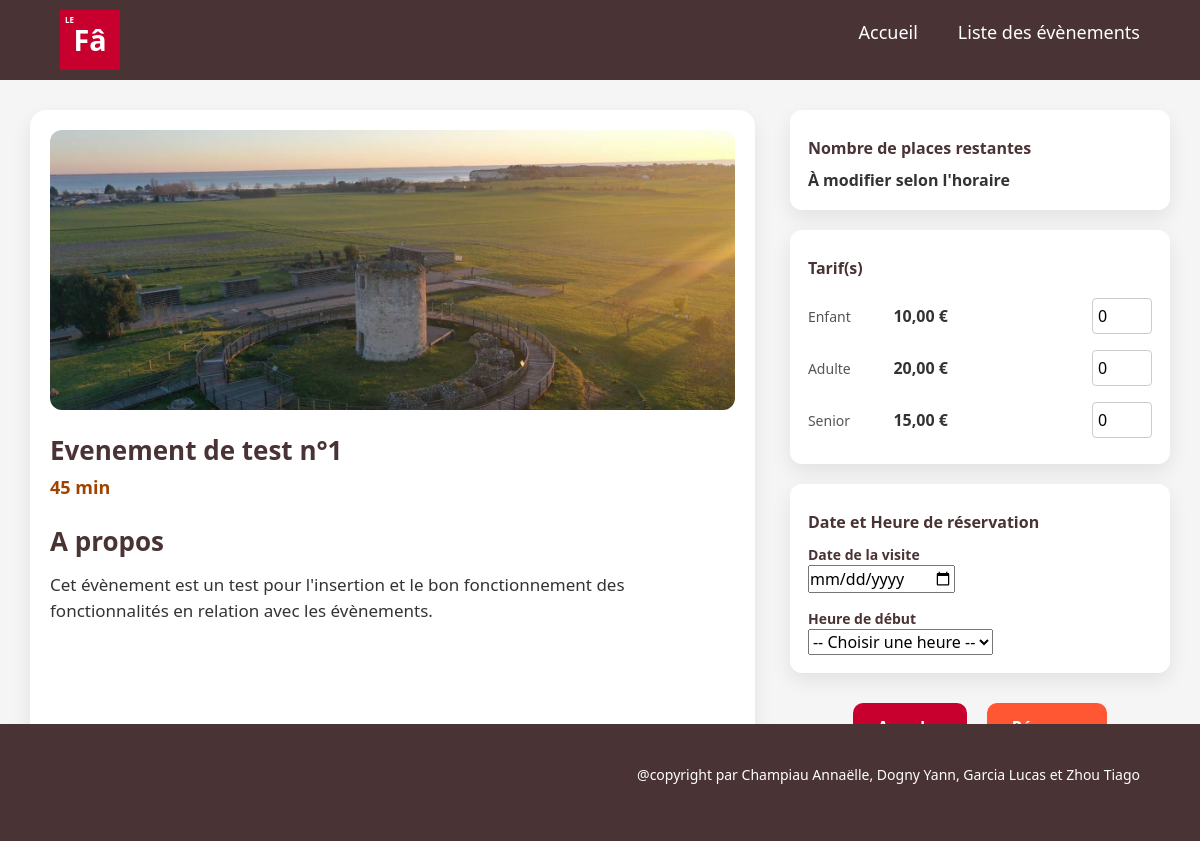
/site/index.php?controleur=Event&action=afficherUn&id=1, run on the app's committed database.
### tables this page shows
CREATE TABLE Evenement (
  idEvent INT NOT NULL AUTO_INCREMENT,
  libelleEvent VARCHAR(100) NOT NULL,
  descriptionEvent VARCHAR(500) NOT NULL,
  CONSTRAINT Evenement_PK PRIMARY KEY (idEvent)
);

CREATE TABLE Tarif (
  idTarif INT NOT NULL AUTO_INCREMENT,
  libelleTarif VARCHAR(50) NOT NULL,
  prix DOUBLE NOT NULL,
  CONSTRAINT Tarif_PK PRIMARY KEY (idTarif)
);

### site/modeles/BaseEvenementDAO.php (called while the page is built, shortened)
<?php
include_once 'BaseDAO.php';
include_once 'Evenement.php';
include_once 'Tarif.php';
class BaseEvenementDAO extends BaseDAO
{
    public function getUnEvenement(int $idEvent): ?Evenement
    {
        try {
            $sql = "SELECT idEvent, libelleEvent, descriptionEvent
                    FROM Evenement
                    WHERE idEvent = ?";
            $stmt = $this->prepare($sql);
            $stmt->execute([$idEvent]);
            $ligne = $stmt->fetch(PDO::FETCH_ASSOC);
            return new Evenement(
                (int)$ligne['idEvent'],
                (string)$ligne['libelleEvent'],
                (string)$ligne['descriptionEvent']
            );
        } catch (Exception $e) {
            echo "Erreur : " . $e->getMessage();
            return null;
        }
    }
    public function getLesTarifs(): array
    {
        try {
            $sql = "SELECT idTarif, libelleTarif, prix FROM Tarif";
            $stmt = $this->prepare($sql);
            $stmt->execute();
            $rows = $stmt->fetchAll(PDO::FETCH_ASSOC);
            $tarifs = [];
            foreach ($rows as $ligne) {
                $tarifs[] = new Tarif(
                    (int)$ligne['idTarif'],
                    (string)$ligne['libelleTarif'],
                    (float)$ligne['prix']
                );
            }
            return $tarifs;
        } catch (Exception $e) {
            echo "Erreur : " . $e->getMessage();
            return [];
        }
    }
}

### site/modeles/BaseDAO.php (called while the page is built, shortened)
<?php
class BaseDAO
{
    protected PDO $db;
    protected function setConnexionBase(string $dsn, string $user, string $mdp, array $options): void
    {
        try {
            $this->db = new PDO($dsn, $user, $mdp, $options);
        } catch (PDOException $erreur) {
            die('Erreur de connexion à la base de données : ' . $erreur->getMessage());
        }
    }
    protected function prepare(string $sql): PDOStatement
    {
        return $this->db->prepare($sql);
    }
}

### site/modeles/Evenement.php (called while the page is built, shortened)
<?php
class Evenement
{
    private string $libelleEvent;
    private string $descriptionEvent;
    public function __construct(int $id, string $lib, string $desc)
    {
        $this->libelleEvent = $lib;
        $this->descriptionEvent = $desc;
    }
    public function getLibEvent(): string
    {
        return $this->libelleEvent;
    }
    public function getDescEvent(): string
    {
        return $this->descriptionEvent;
    }
}

### site/modeles/Tarif.php (called while the page is built)
<?php
class Tarif
{
    private int $idTarif;
    private string $libelleTarif;
    private float $prix;
    public function __construct(int $idTarif, string $libelleTarif, float $prix)
    {
        $this->idTarif = $idTarif;
        $this->libelleTarif = $libelleTarif;
        $this->prix = $prix;
    }
    public function getIdTarif(): int
    {
        return $this->idTarif;
    }
    public function getLibelleTarif(): string
    {
        return $this->libelleTarif;
    }
    public function getPrix(): float
    {
        return $this->prix;
    }
}

### site/vues/eventDetail.php (the view, shortened to what this page needs)
<div class="details-container">
    <div class="details-left">
        <img src="../images/musee.jpg" class="details-img" alt="Image de l'événement">
        <link rel="stylesheet" href="../styles/styleEventDetail.css">
        <div class="details-info">
            <h2 class="title"><?= htmlspecialchars($event->getLibEvent()) ?></h2>
            <span class="duration">45 min</span>
        </div>
        <h2 class="title">A propos</h2>
        <p class="description">
            <?= nl2br(htmlspecialchars($event->getDescEvent())) ?>
        </p>
    </div>
    <div class="details-right">
        <div class="bloc">
            <div class="bloc-title">Nombre de places restantes</div>
            <div class="bloc-value" style="text-align: left;">
                <?= "À modifier selon l'horaire" ?>
            </div>
        </div>
        <form method="POST" action="index.php?action=reservation">
            <div class="bloc">
                <div class="bloc-title">Tarif(s)</div>
                <table style="width: 100%; border-collapse: collapse; margin-top: 10px;">
                    <?php foreach ($tarifs as $tarif): ?>
                        <tr>
                            <td class="sub" style="padding: 8px 0;">
                                <?= htmlspecialchars($tarif->getLibelleTarif()) ?>
                            </td>
                            <td class="bloc-value" style="padding: 8px 0;">
                                <?= number_format($tarif->getPrix(), 2, ',', ' ') ?> €
                            </td>
                            <td style="padding: 8px 0 8px 15px; text-align: right;">
                                <input type="number"
                                       name="panier[<?= $tarif->getIdTarif() ?>]"
                                       min="0"
                                       value="0"
                                       placeholder="0"
                                       style="width: 60px; padding: 5px; border: 1px solid #ccc; border-radius: 4px; outline: none;">
                            </td>
                        </tr>
                    <?php endforeach; ?>
                </table>
            </div>
            <div class="bloc">
                <div class="bloc-title">Date et Heure de réservation</div>
                <label for="dateVisite" class="sub" style="margin-top: 10px; display: block; font-weight: 700; color: #4a3334;">Date de la visite</label>
                <input type="date"
                       name="dateVisite"
                       id="dateVisite"
                       class="input-date"
                       value=""
                       required>
                <label for="horaireSelection" class="sub" style="margin-top: 15px; display: block; font-weight: 700; color: #4a3334;">Heure de début</label>
                <select name="horaireSelection"
                        id="horaireSelection"
                        class="input-date"
                        required>
                    <option value="">-- Choisir une heure --</option>
                </select>
            </div>
            <div class="btn-zone">
                <button type="button" class="cancel-btn" onclick="history.back()">Annuler</button>
                <button type="submit" class="reserve-btn">Réserver</button>
            </div>
        </form>
    </div>
</div>

### site/styles/styles.css (style rules this page uses)
* { margin: 0; padding: 0; box-sizing: border-box; }
body { font-family: 'Montserrat', sans-serif; display: flex; flex-direction: column; min-height: 100vh; padding-bottom: 60px; }

### site/styles/styleEventDetail.css (style rules this page uses)
.details-container { display: flex; width: 100%; background: #f5f5f5; padding: 30px; gap: 25px; min-height: 80vh; }
.details-left { flex: 65%; background: white; padding: 20px; border-radius: 16px; box-shadow: 0 8px 20px rgba(0, 0, 0, 0.08); }
.details-img { width: 100%; height: 280px; object-fit: cover; border-radius: 12px; }
.details-info { margin-top: 15px; color: #a14300; font-size: 18px; font-weight: 600; }
.title { margin-top: 25px; font-size: 26px; font-weight: 800; color: #4a3334; }
.description { margin-top: 15px; font-size: 17px; color: #333; }
.details-right { flex: 35%; padding-left: 10px; }
.bloc { background: white; border-radius: 12px; padding: 18px; margin-bottom: 20px; box-shadow: 0 8px 20px rgba(0, 0, 0, 0.08); }
.bloc-title { margin-top: 8px; font-weight: 700; color: #4a3334; }
.sub { margin-top: 10px; font-size: 14px; color: #555; }
.bloc-value { margin-top: 8px; width: fit-content; font-weight: 700; font-size: 16px; color: #333; }
.btn-zone { margin-top: 30px; display: flex; gap: 20px; justify-content: center; }
.cancel-btn { padding: 12px 25px; background: #c7002e; color: white; border: none; border-radius: 10px; cursor: pointer; font-weight: 700; }
.reserve-btn { padding: 12px 25px; background: #ff5733; color: white; border: none; border-radius: 10px; cursor: pointer; font-weight: 700; }

### data on the page
evenement: libelleEvent "Evenement de test n°1", descriptionEvent "Cet évènement est un test pour l'insertion et le bon fonctionnement des fonctionnalités en relation avec les évènements."
tarif: libelleTarif "Enfant", prix "10,00"
tarif: libelleTarif "Adulte", prix "20,00"
tarif: libelleTarif "Senior", prix "15,00"
